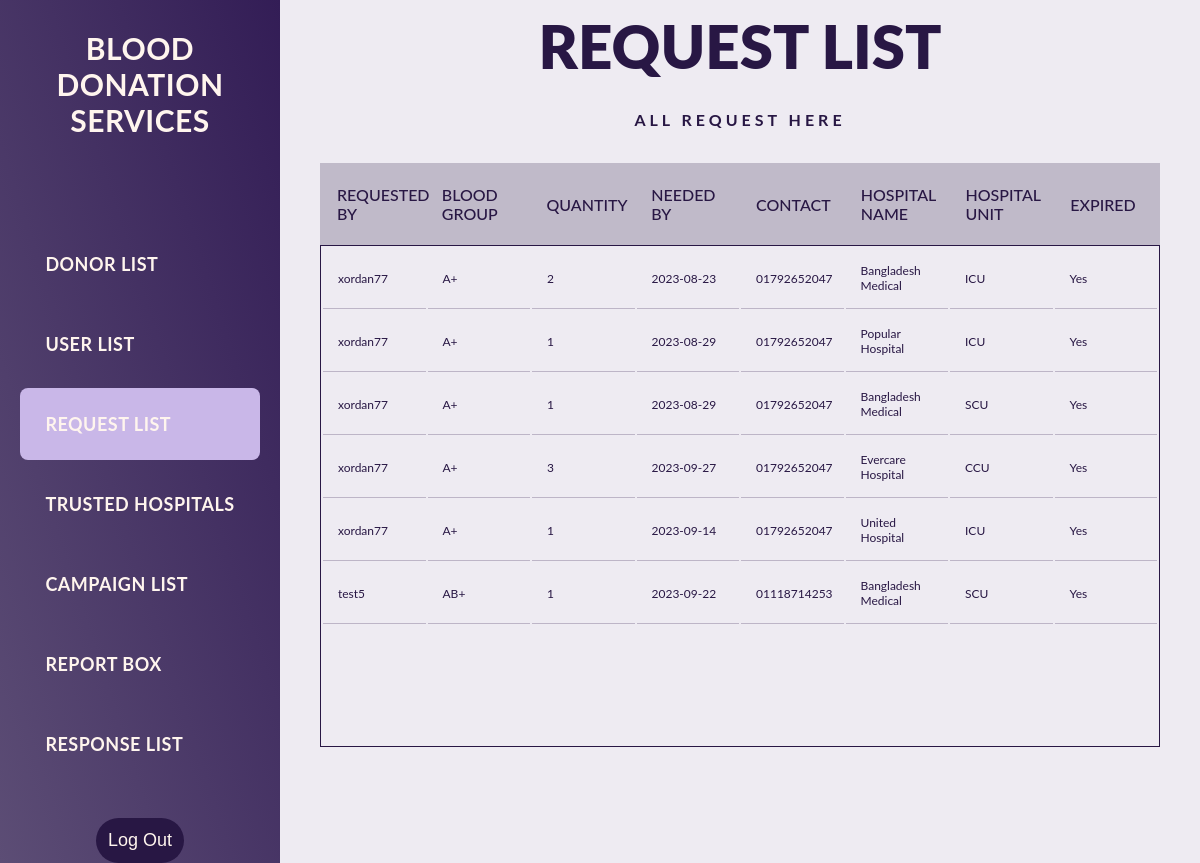
The page /admin_view_request_list.php on the database its author committed.
### tables this page shows
CREATE TABLE `blood_requests` (
  `request_id` int(11) NOT NULL,
  `request_by` varchar(32) DEFAULT NULL,
  `name` varchar(255) NOT NULL,
  `age` int(120) NOT NULL,
  `blood_group` varchar(5) NOT NULL,
  `quantity` int(11) NOT NULL,
  `hospital_unit` varchar(255) NOT NULL,
  `hospital_name` varchar(255) NOT NULL,
  `date_needed` date NOT NULL,
  `contact` varchar(255) NOT NULL,
  `reason` text NOT NULL
);

### admin_view_request_list.php (the view, shortened to what this page needs)
<?php
    $conn = mysqli_connect("localhost", "root", "370_summer23", "blood_donation_services");
?>
<!DOCTYPE html>
<html lang="en">
<head>
    <link rel="stylesheet" type="text/css" href="admin_view.css">
</head>
<body>
    <div id="page_wrapper">
        <div id="sidenav" class="sidenav">
            <div class="logo_section">
                <h3>BLOOD DONATION</br>SERVICES</h3>
            </div>
            <div class="sidenav_header">
                <a href="admin_view_donor_list.php" class="active_color">
                    <div class="sidenav_link">
                        <h3>DONOR LIST</h3>
                    </div>
                </a>
                <a href="admin_view_user_list.php">
                    <div class="sidenav_link">
                        <h3>USER LIST</h3>
                    </div>
                </a>
                <a href="">
                    <div class="sidenav_link active">
                        <h3>REQUEST LIST</h3>
                    </div>
                </a>
                <a href="admin_view_trusted_hospitals.php">
                    <div class="sidenav_link">
                        <h3>TRUSTED HOSPITALS</h3>
                    </div>
                </a>
                <a href="admin_view_campaign_list.php">
                    <div class="sidenav_link">
                        <h3>CAMPAIGN LIST</h3>
                    </div>
                </a>
                <a href="admin_view_report_box.php">
                    <div class="sidenav_link">
                        <h3>REPORT BOX</h3>
                    </div>
                </a>
                <a href="admin_view_response_list.php">
                    <div class="sidenav_link">
                        <h3>RESPONSE LIST</h3>
                    </div>
                </a>
            </div>
            <form action="logout.php" method="post">
                <button type="submit">Log Out</button>
            </form>
        </div>
        <main>
            <header>
                <div class="text">
                    <h2 class="head_tran"><span>REQUEST LIST</span></h2>
                    <p class="head_head">ALL REQUEST HERE</p>
                </div>
            </header>
            <section class="List">
                <div class="tbl-header">
                    <table>
                        <thead>
                            <tr>
                                <th>Requested By</th>
                                <th>Blood Group</th>
                                <th>Quantity</th>
                                <th>Needed By</th>
                                <th>Contact</th>
                                <th>Hospital Name</th>
                                <th>Hospital Unit</th>
                                <th>Expired</th>
                            </tr>
                        </thead>
                    </table>
                </div>
                <div class="tbl-content">
                    <table>
                        <tbody>
                            <?php
                                $currentDate = date("Y-m-d");
                                $query = "SELECT * FROM blood_requests";
                                $result = mysqli_query($conn, $query);
                                while($row = mysqli_fetch_assoc($result)){
                                    echo "<tr>";
                                    echo "<td>". $row['request_by'] ."</td>";
                                    echo "<td>". $row['blood_group'] ."</td>";
                                    echo "<td>". $row['quantity'] ."</td>";
                                    echo "<td>". $row['date_needed'] ."</td>";
                                    echo "<td>". $row['contact'] ."</td>";
                                    echo "<td>". $row['hospital_name'] ."</td>";
                                    echo "<td>". $row['hospital_unit'] ."</td>";
                                    echo "<td>". ($row['date_needed'] < $currentDate ? 'Yes' : 'No') ."</td>";
                                    echo "</tr>";
                                }
                            ?>
                        </tbody>
                    </table>
                </div>
            </section>
        </main>
    </div>
</body>
</html>

### admin_view.css (style rules this page uses)
body { margin: 0px; padding: 0px; background-color: var(--accent-dark); }
h2, h3 { margin: 0px; padding: 10px; }
:root { --accent-clr: #2a3ebc; --accent-dark: #a293b82e; --accent-light: rgb(93, 46, 46); --accent-dark_pirple: #281744; --text: seashell; }
#page_wrapper { height: 100vh; display: grid; grid-template-columns: 280px 1fr; font-family: 'Lato', sans-serif; }
.sidenav { background-image: linear-gradient(to top right, #5c4d75, #331d56); display: flex; flex-direction: column; justify-content: space-evenly; gap: 30px; align-items: center; }
button { padding: 12px; border: none; font-size: 18px; color: var(--text); border-radius: 30px; background-color: #281744; cursor: pointer; }
.sidenav_link { padding: 15px; margin-bottom: 8px; }
.sidenav_link.active { font-weight: 700; background-color: #c9b7e8; border-radius: 8px; }
.logo_section { padding: 20px 0px 50px 0px; padding-inline: 14px; text-align: center; color: var(--text); }
.logo_section h3 { font-weight: bold; font-size: 30px; }
h3 { color: var(--text); font-size: 18px; letter-spacing: .5px; }
a { text-decoration: none; }
main { padding-bottom: 30px; padding-inline: 40px; }
.head_tran { font-size: 60px; color: #ffffff; text-transform: uppercase; font-weight: 900; text-align: center; transition: .6s; }
.head_head { text-align: center; }
h2 { font-size: 32px; font-weight: 300; color: var(--accent-clr); }
p { line-height: 145%; letter-spacing: 4px; font-weight: 700; color: var(--accent-dark_pirple); margin-bottom: 32px; }
.List { width: 100%; }
table { width: 100%; table-layout: fixed; }
.tbl-header { background-color: #2817443b; }
.tbl-content { height: 500px; overflow-y: scroll; border: 1px solid #281744; }
th { padding: 20px 15px; text-align: left; font-weight: 500; font-size: 16px; color: var(--accent-dark_pirple); text-transform: uppercase; }
td { padding: 15px; text-align: left; font-weight: 400; font-size: 12px; color: var(--accent-dark_pirple); border-bottom: 1px solid #28174440; }
span { color: var(--accent-dark_pirple); }

### rows shown on the page
blood_requests: request_by "xordan77", blood_group "A+", quantity "2", date_needed "2023-08-23", contact "01792652047", hospital_name "Bangladesh Medical", hospital_unit "ICU", shows "Yes"
blood_requests: request_by "xordan77", blood_group "A+", quantity "1", date_needed "2023-08-29", contact "01792652047", hospital_name "Popular Hospital", hospital_unit "ICU", shows "Yes"
blood_requests: request_by "xordan77", blood_group "A+", quantity "1", date_needed "2023-08-29", contact "01792652047", hospital_name "Bangladesh Medical", hospital_unit "SCU", shows "Yes"
blood_requests: request_by "xordan77", blood_group "A+", quantity "3", date_needed "2023-09-27", contact "01792652047", hospital_name "Evercare Hospital", hospital_unit "CCU", shows "Yes"
blood_requests: request_by "xordan77", blood_group "A+", quantity "1", date_needed "2023-09-14", contact "01792652047", hospital_name "United Hospital", hospital_unit "ICU", shows "Yes"
blood_requests: request_by "test5", blood_group "AB+", quantity "1", date_needed "2023-09-22", contact "01118714253", hospital_name "Bangladesh Medical", hospital_unit "SCU", shows "Yes"
